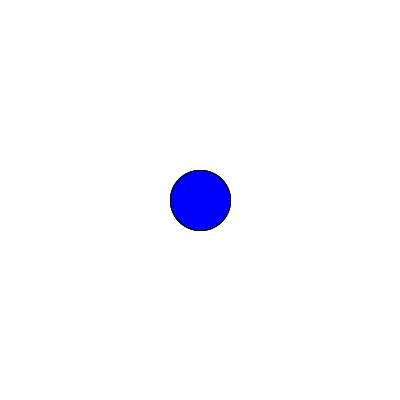
Frame 1 (no input)
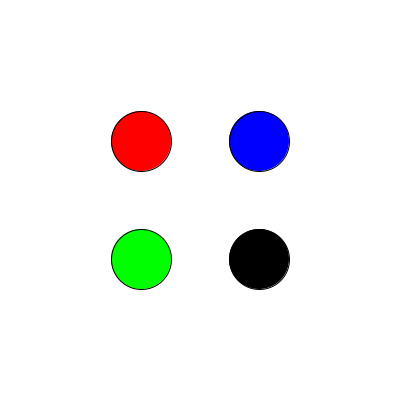
Frame 60 (the mouse pressed at the canvas centre just before this capture)
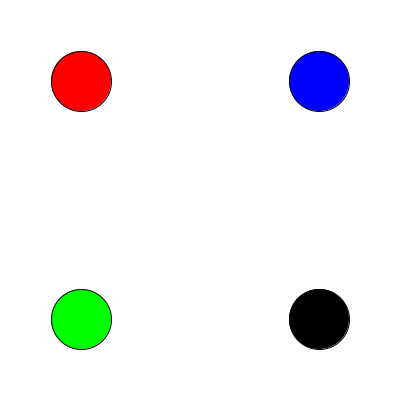
Frame 120 (the mouse held since frame 60 and released just before this capture)

The Processing sketch that drew these frames (run headless with seeded random() and noise(); from frame 60 on, the mouse is pressed at the canvas centre):

// Processing sketch: travelling_circles
// ── travelling_circles.pde
float x = 200;  
float y = 200;
float a = 200;
float m = 200;
float b = 200;
float z = 200;
float c = 200;
float q = 200;

void setup()
{
  size(400,400);
}
void draw()
{
  background(255,255,255);
  fill(255,0,0);
  ellipse(x, y, 60, 60);
  fill(0,0,0);
  ellipse(a, m, 60, 60);
  fill(0,255,0);
  ellipse(b, z, 60, 60);
  fill(0,0,255);
  ellipse(c, q, 60, 60);
  x = x-1;
  y=y-1;
  a=a+1;
  m=m+1;
  b=b-1;
  z=z+1;
  c=c+1;
  q=q-1;
}
